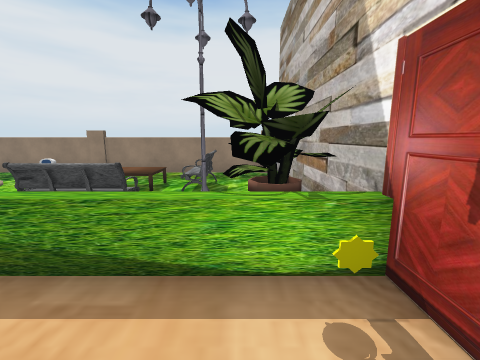
view 1 (above)

12 first-person views from a walk through a scene from a Unity 3-D project. The camera is 1.5 m above the floor, tilts 10° down and sees 90° across. The floor is counted in squares, 1 m on a side. Each view is taken from the middle of a square. On the plan, view 1 faces up. The plan holds only what a view shows up to about 13 squares ahead; the rest is blank. The place goes on beyond the plan. The player character is not drawn. Some surface patterns are stand-ins.

view 2
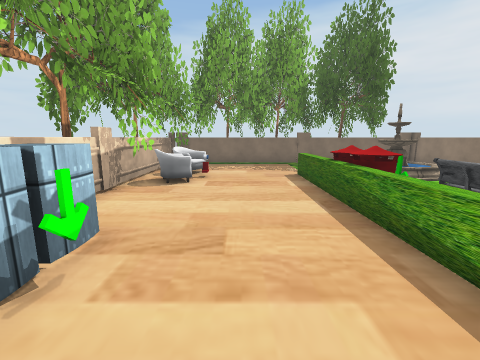

view 3
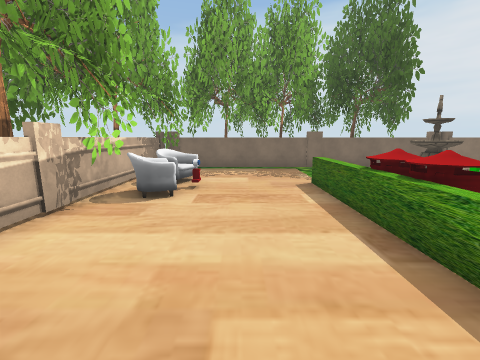

view 4
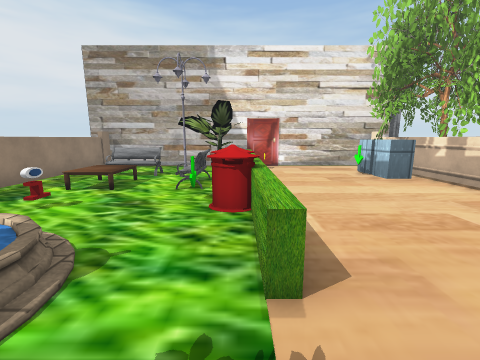

view 5
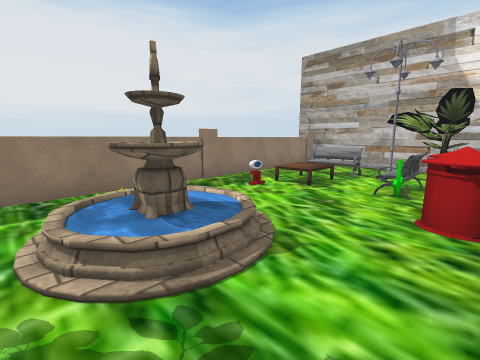

view 6
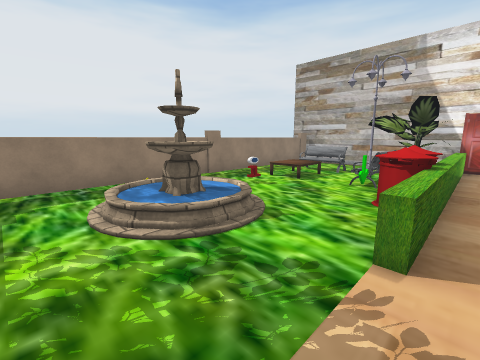

view 7
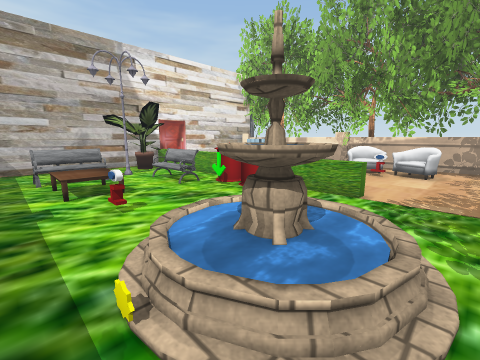

view 8
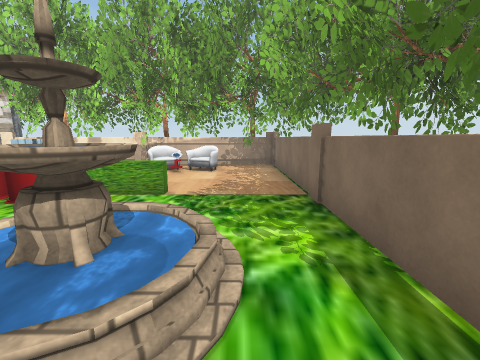

view 9
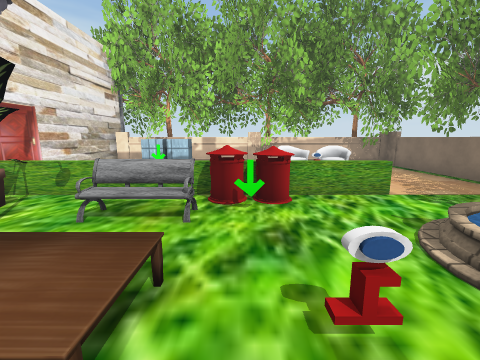

view 10
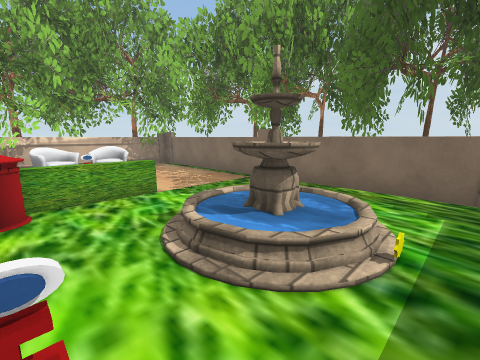

view 11
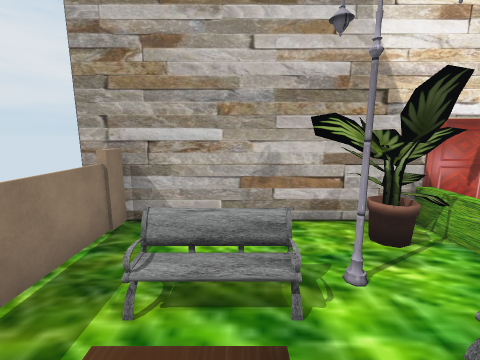

view 12
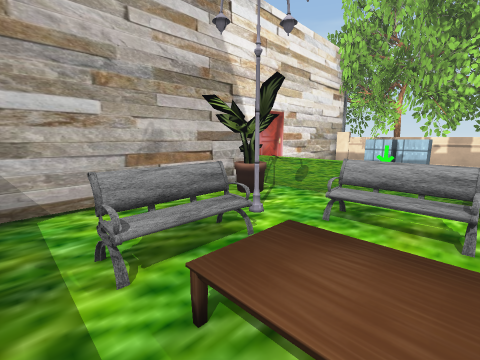

### Floor plan
Key: @ floor where view 1 was taken; # wall or solid block; . main floor; : floor 0.5 m higher than the main floor; / step, stairs or slope; = window, fence, low wall or low ledge; ≈ water the walk keeps out of; ^ raised ledge; B bench; F fountain; S streetlight; C chair; T tree; O other object.
Columns run from 13 left of view 1 to 2 right of it. Each row starts with its distance up from view 1.
 11                #
 10 OOOOOOOOOOOOOOO#
  9 O..............#
  8 #...O....//.B..#
  7 #..FF≈.O./:.B..#
  6 #..FF≈......B..#
  5 O...........SOO#
  4 O......OOO.BOOO#
  3 #...=^^OOO^^OOO#
  2 #.............O#
  1 O..............#
  0 #............@.#
 -1 #....O.........#
 -2 # .CCCC....OO..#
 -3 ###CC##T....O#.#
 -4  #############O#
 -5             #  #

Where each view was taken, in squares from view 1:
view 1: 0 up, 0 right, facing up
view 2: 0 up, 1 right, facing left
view 3: 0 up, 1 left, facing left
view 4: 3 up, 11 left, facing right
view 5: 3 up, 11 left, facing up-right
view 6: 2 up, 12 left, facing up-right
view 7: 9 up, 11 left, facing down-right
view 8: 9 up, 11 left, facing down
view 9: 9 up, 5 left, facing down
view 10: 9 up, 6 left, facing down-left
view 11: 7 up, 4 left, facing right
view 12: 9 up, 4 left, facing down-right
